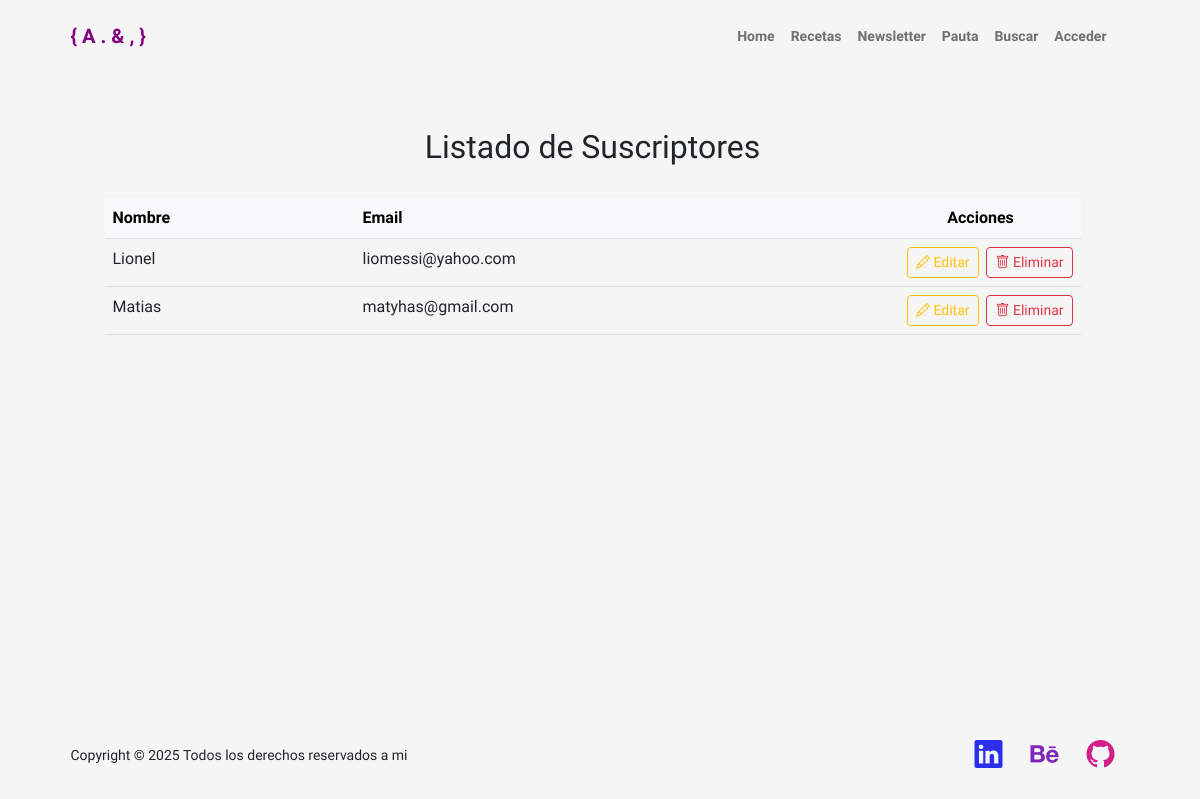
/tabla_edicion_suscriptores/, run on an earlier commit of the app's database.
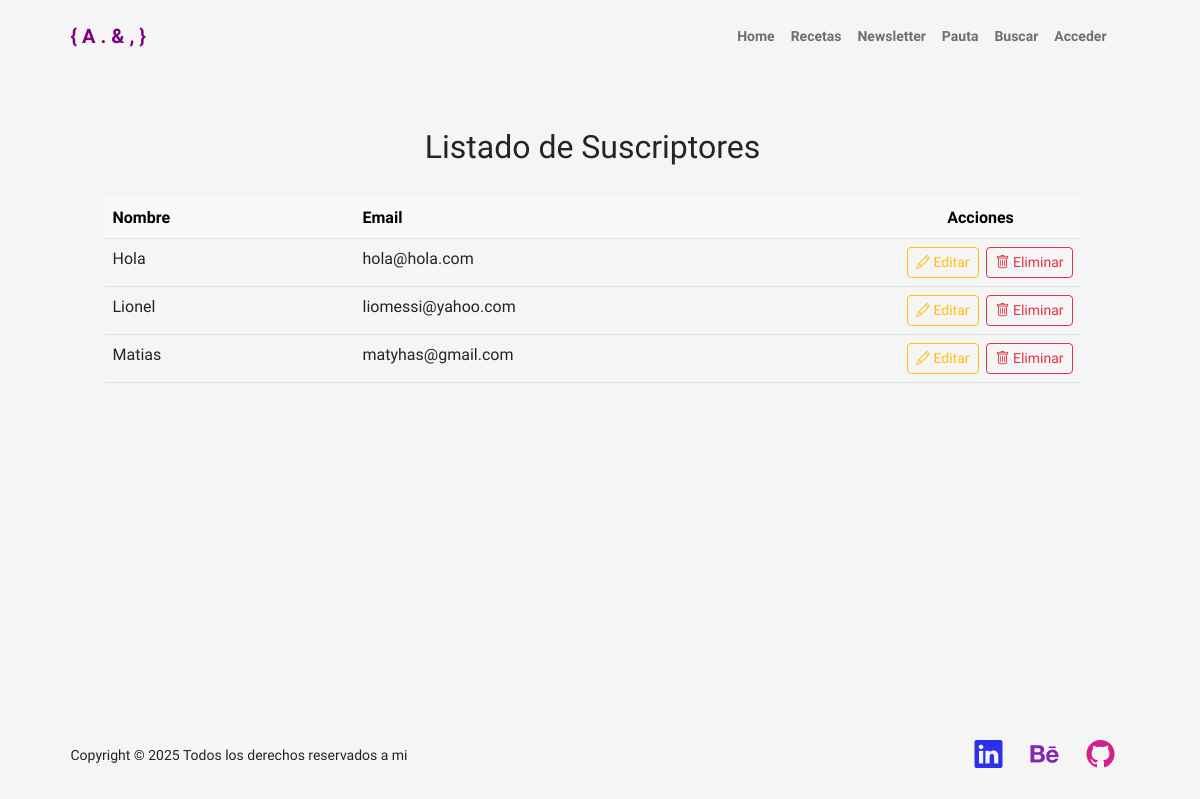
And on a later commit of the database.
### portfolio/models.py (models this page shows, shortened)
class Suscriptor(models.Model):
    nombre = models.CharField(max_length=40)
    email = models.EmailField()

### portfolio/views.py (the view)
# urls.py: path('tabla_edicion_suscriptores/', views.tabla_edicion_suscriptores, name='tabla_edicion_suscriptores'),
def tabla_edicion_suscriptores(request):
    suscriptores = Suscriptor.objects.all().order_by('nombre')
    return render(request, 'portfolio/tabla_edicion_suscriptores.html', {'suscriptores': suscriptores})

### portfolio/templates/portfolio/tabla_edicion_suscriptores.html (shortened to what this page needs)
{% extends 'portfolio/padre.html' %}
{% load static %}
{% block contenido %}
<div class="container py-5" style="max-width: 1000px;">
    <h2 class="mb-4 py-2 text-center">Listado de Suscriptores</h2>
    <div class="table-responsive">
        <table class="table table-hover align-left">
            <thead class="table-light">
                <tr class="text-start">
                    <th style="width: 250px; max-width: 300px;">Nombre</th>
                    <th style="max-width: 250px;">Email</th>
                    <th style="width: 200px;" class="text-center">Acciones</th>
                </tr>
            </thead>
            <tbody>
                {% for suscriptor in suscriptores %}
                    <td style="max-width: 150px; overflow: hidden; text-overflow: ellipsis; white-space: nowrap;" class="text-start">
                        {{ suscriptor.nombre }}
                    </td>
                    <td style="max-width: 150px; overflow: hidden; text-overflow: ellipsis; white-space: nowrap;" class="text-start">
                        {{ suscriptor.email }}
                    </td>
                    <td class="text-end">
                        <a href="{% url 'editar_suscriptor' suscriptor.pk %}" class="btn btn-sm btn-outline-warning me-1" title="Editar">
                            <i class="bi bi-pencil"></i>
                            Editar
                        </a>
                    <form method="post" action="{% url 'eliminar_suscriptor' suscriptor.pk %}" style="display: inline;" onsubmit="return confirm('¿Estás seguro de que quieres eliminar este suscriptor?');">
                        <button type="submit" class="btn btn-sm btn-outline-danger" title="Eliminar" onclick="event.stopPropagation();">
                            <i class="bi bi-trash"></i>
                            Eliminar
                        </button>
                    </form>
                    </td>
                {% empty %}
                <tr>
                    <td colspan="4" class="text-center">No hay usuarios en la base de datos.</td>
                </tr>
                {% endfor %}
            </tbody>
        </table>
    </div>
</div>
{% endblock %}

### portfolio/templates/portfolio/padre.html (shortened to what this page needs)
<!DOCTYPE html>
<html lang="en">
    <head>
        {% load static %}
        <link rel="stylesheet" href="https://cdn.jsdelivr.net/npm/bootstrap-icons/font/bootstrap-icons.css">
        <link href="{%static 'css/styles.css' %}" rel="stylesheet" />
        <link rel="stylesheet" href="https://cdn.quilljs.com/1.3.6/quill.snow.css">
        <link href="https://cdn.jsdelivr.net/npm/select2@4.1.0-rc.0/dist/css/select2.min.css" rel="stylesheet" />
    </head>
        <body class="d-flex flex-column h-100" style="background: whitesmoke; background-attachment: fixed; min-height: 100vh;">
        <nav class="navbar navbar-expand-lg navbar-light py-3">
            <div class="container px-5">
                <a class="navbar-brand" href="{% url 'index' %}"><span class="fw-bolder" style="color: purple">{ A . & , }</span></a>
                <div class="collapse navbar-collapse" id="navbarSupportedContent">
                    <ul class="navbar-nav ms-auto mb-2 mb-lg-0 small fw-bolder">
                        <li class="nav-item"><a class="nav-link" href="{% url 'index' %}" onmouseover="this.style.color='purple'" onmouseout="this.style.color=''">Home</a></li>
                        {% if not request.user.is_authenticated %}
                        <li class="nav-item"><a class="nav-link" href="{% url 'recetas' %}" onmouseover="this.style.color='purple'" onmouseout="this.style.color=''">Recetas</a></li>
                        {% endif %}
                        {% if not request.user.is_authenticated %}
                        <li class="nav-item"><a class="nav-link" href="{% url 'suscriptor' %}" onmouseover="this.style.color='purple'" onmouseout="this.style.color=''">Newsletter</a></li>
                        {% endif %}
                        <li class="nav-item"><a class="nav-link" href="{% url 'pauta' %}" onmouseover="this.style.color='purple'" onmouseout="this.style.color=''">Pauta</a></li>
                        <li class="nav-item"><a class="nav-link" href="{% url 'buscador' %}" onmouseover="this.style.color='purple'" onmouseout="this.style.color=''">Buscar</a></li>
                        {% if not request.user.is_authenticated %}
                        <li class="nav-item"><a class="nav-link" href="{% url 'login' %}" onmouseover="this.style.color='purple'" onmouseout="this.style.color=''">Acceder</a></li>
                        {% endif %}
                    </ul>
                </div>
            </div>
        </nav>
        <main>
            {% block contenido %}{% endblock %}
        </main>
        <footer class="bg-whitesmoke py-4 mt-auto" style="background: transparent;">
            <div class="container px-5">
                <div class="row align-items-center justify-content-between flex-column flex-sm-row">
                    <div class="col-auto"><div class="small m-0">Copyright &copy; 2025 Todos los derechos reservados a mi</div></div>
                    <div class="col-lg-6 h-100 text-center text-lg-end my-auto">
                        <ul class="list-inline mb-0">
                            <li class="list-inline-item me-4">
                                <a href="https://www.linkedin.com/in/matiaslucewicz/" target="_blank" rel="noopener noreferrer" style="color: #2c2feb"><i class="bi-linkedin fs-3"></i></a>
                            </li>
                            <li class="list-inline-item me-4">
                                <a href="https://www.behance.net/matiasluc" target="_blank" rel="noopener noreferrer" style="color: #8326b7"><i class="bi-behance fs-3"></i></a>
                            </li>
                            <li class="list-inline-item">
                                <a href="https://github.com/matiluc/" target="_blank" rel="noopener noreferrer" style="color: #d21f89"><i class="bi-github fs-3"></i></a>
                            </li>
                        </ul>
                    </div>
                </div>
            </div>
        </footer>
    </body>
</html>

What changed in the data, as far as the page shows it:
added Suscriptor: nombre "Hola", email "hola@hola.com"
